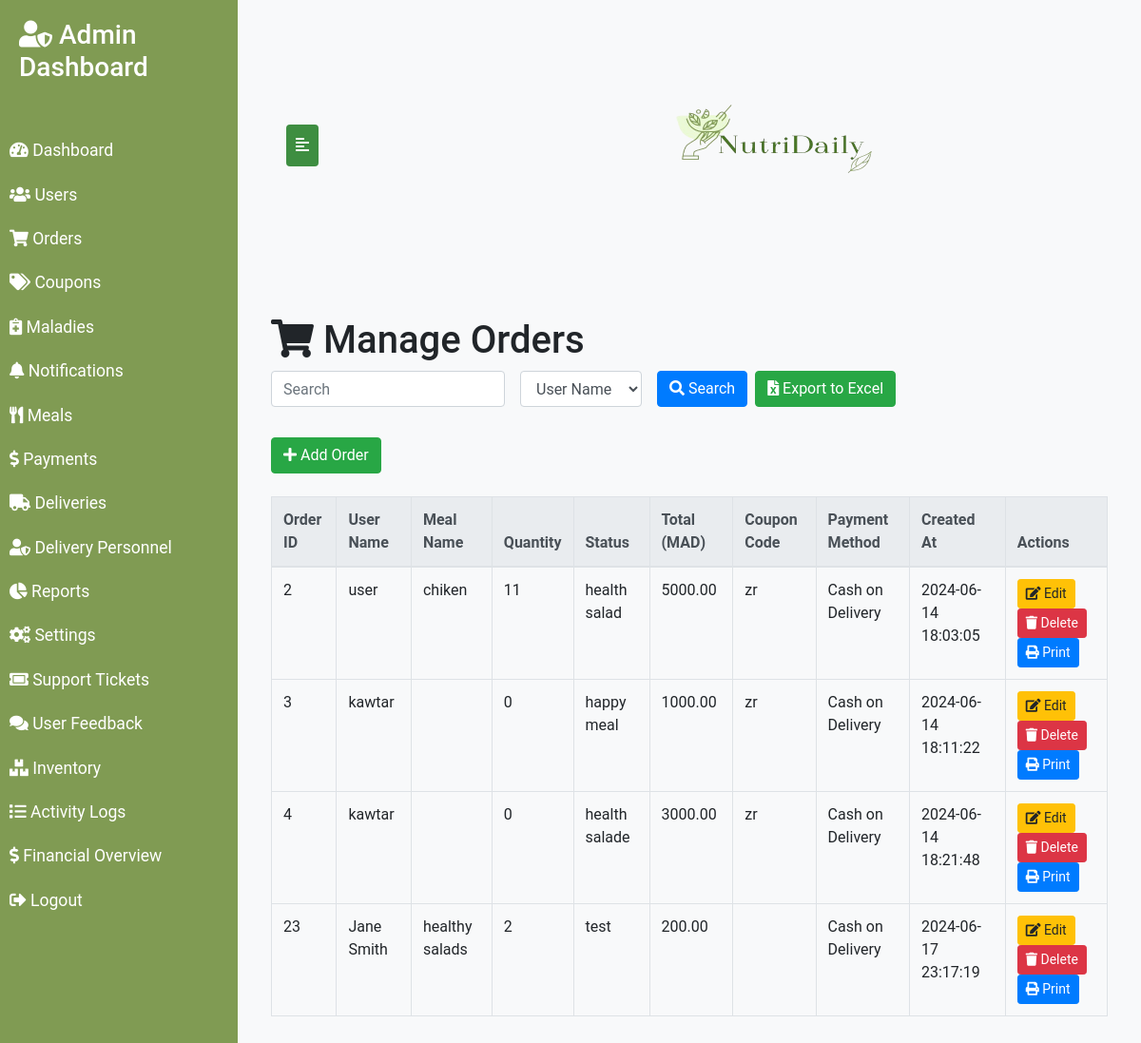
The page /orders.php (signed in) on the database as committed earlier.
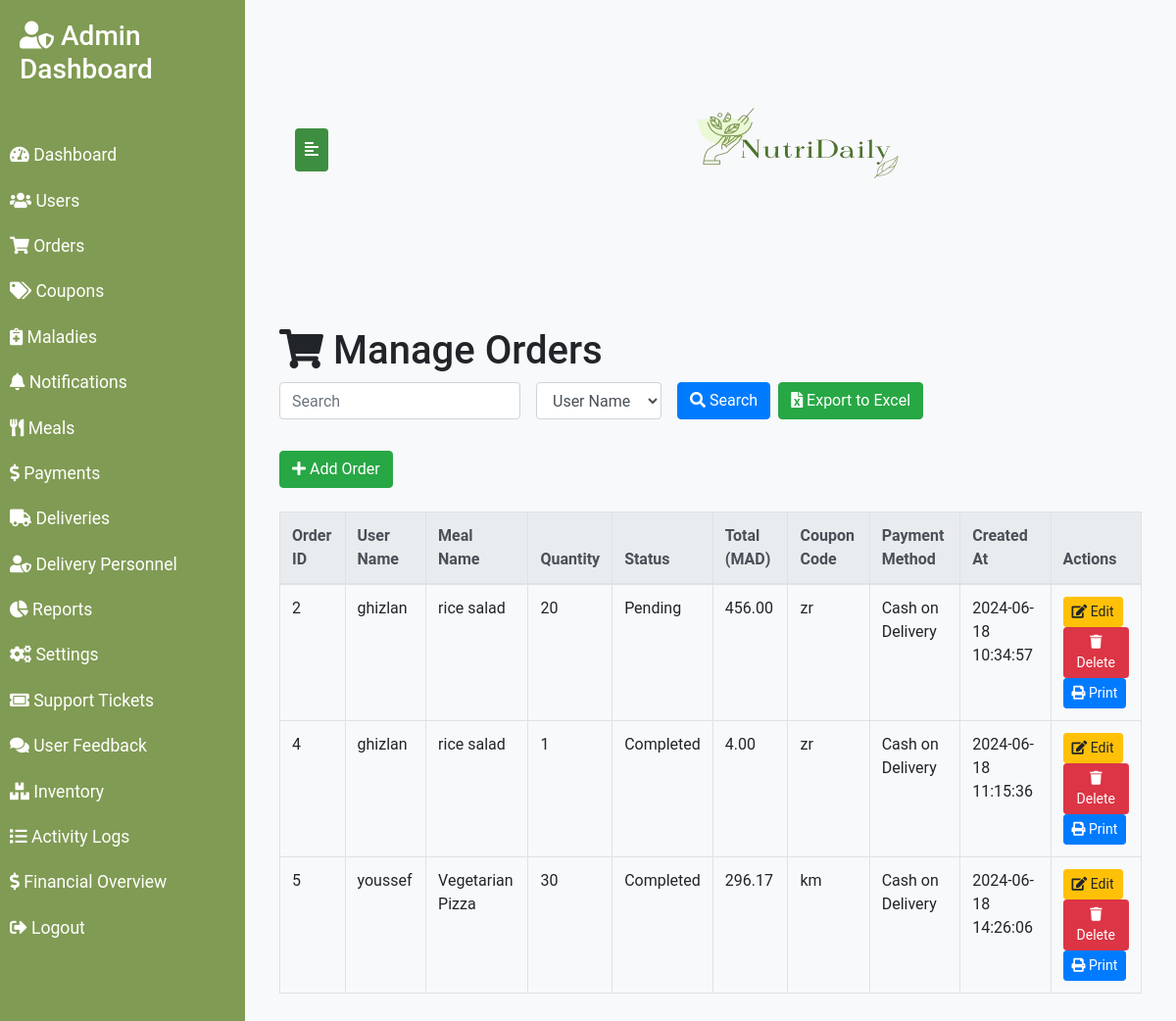
The same page on the database as committed later.
### tables this page shows
CREATE TABLE `orders` (
  `order_id` int(11) NOT NULL,
  `user_id` int(11) DEFAULT NULL,
  `meal_id` int(11) DEFAULT NULL,
  `quantity` int(11) NOT NULL,
  `address_id` int(11) DEFAULT NULL,
  `coupon_id` int(11) DEFAULT NULL,
  `status` varchar(50) DEFAULT NULL,
  `total` decimal(10,2) DEFAULT NULL,
  `created_at` timestamp NOT NULL DEFAULT CURRENT_TIMESTAMP,
  `updated_at` timestamp NOT NULL DEFAULT CURRENT_TIMESTAMP ON UPDATE CURRENT_TIMESTAMP,
  `payment_method` varchar(50) DEFAULT 'Cash on Delivery',
  `discount_amount` decimal(10,2) DEFAULT '0.00',
  `cost` decimal(10,2) NOT NULL DEFAULT '0.00'
);

CREATE TABLE `users` (
  `user_id` int(11) NOT NULL,
  `name` varchar(100) DEFAULT NULL,
  `email` varchar(100) DEFAULT NULL,
  `password` varchar(255) DEFAULT NULL,
  `malady_id` int(11) DEFAULT NULL,
  `address_id` int(11) DEFAULT NULL,
  `phone` varchar(15) DEFAULT NULL,
  `created_at` timestamp NOT NULL DEFAULT CURRENT_TIMESTAMP,
  `updated_at` timestamp NOT NULL DEFAULT CURRENT_TIMESTAMP ON UPDATE CURRENT_TIMESTAMP
);

CREATE TABLE `meals` (
  `meal_id` int(11) NOT NULL,
  `name` varchar(100) DEFAULT NULL,
  `description` text,
  `malady_id` int(11) DEFAULT NULL,
  `price` decimal(10,2) DEFAULT NULL,
  `image` varchar(255) DEFAULT NULL,
  `created_at` timestamp NOT NULL DEFAULT CURRENT_TIMESTAMP,
  `updated_at` timestamp NOT NULL DEFAULT CURRENT_TIMESTAMP ON UPDATE CURRENT_TIMESTAMP,
  `category_id` int(11) DEFAULT NULL,
  `stock` int(11) NOT NULL DEFAULT '0',
  `category` varchar(255) NOT NULL
);

CREATE TABLE `coupons` (
  `coupon_id` int(11) NOT NULL,
  `code` varchar(50) DEFAULT NULL,
  `discount_percentage` decimal(5,2) DEFAULT NULL,
  `expiry_date` date DEFAULT NULL,
  `created_at` timestamp NOT NULL DEFAULT CURRENT_TIMESTAMP,
  `updated_at` timestamp NOT NULL DEFAULT CURRENT_TIMESTAMP ON UPDATE CURRENT_TIMESTAMP
);

### orders.php (the view, shortened to what the changed rows need)
<?php
require 'config/db.php';
$sql = "SELECT orders.*, users.name as user_name, meals.name as meal_name, coupons.code as coupon_code FROM orders LEFT JOIN users ON orders.user_id = users.user_id LEFT JOIN meals ON orders.meal_id = meals.meal_id LEFT JOIN coupons ON orders.coupon_id = coupons.coupon_id";
$result = $conn->query($sql);
?>
<!DOCTYPE html>
<html lang="en">
<head>
    <link rel="stylesheet" href="https://maxcdn.bootstrapcdn.com/bootstrap/4.5.2/css/bootstrap.min.css">
    <link rel="stylesheet" href="https://cdnjs.cloudflare.com/ajax/libs/font-awesome/5.15.4/css/all.min.css">
</head>
<body>
<div class="wrapper">
    <div id="content">
        <div class="container mt-5">
            <h1><i class="fas fa-shopping-cart"></i> Manage Orders</h1>
            <table class="table table-bordered">
                <thead class="thead-light">
                    <tr>
                        <th>Order ID</th>
                        <th>User Name</th>
                        <th>Meal Name</th>
                        <th>Quantity</th>
                        <th>Status</th>
                        <th>Total (MAD)</th>
                        <th>Coupon Code</th>
                        <th>Payment Method</th>
                        <th>Created At</th>
                        <th>Actions</th>
                    </tr>
                </thead>
                <tbody>
                    <?php while ($row = $result->fetch_assoc()): ?>
                        <tr>
                            <td><?php echo $row['order_id']; ?></td>
                            <td><?php echo $row['user_name']; ?></td>
                            <td><?php echo $row['meal_name']; ?></td>
                            <td><?php echo $row['quantity']; ?></td>
                            <td><?php echo $row['status']; ?></td>
                            <td><?php echo $row['total']; ?> </td>
                            <td><?php echo $row['coupon_code']; ?></td>
                            <td><?php echo $row['payment_method']; ?></td>
                            <td><?php echo $row['created_at']; ?></td>
                            <td>
                                <button class="btn btn-sm btn-warning" data-toggle="modal" data-target="#editOrderModal<?php echo $row['order_id']; ?>"><i class="fas fa-edit"></i> Edit</button>
                                <a href="orders.php?delete_order=<?php echo $row['order_id']; ?>" class="btn btn-sm btn-danger" onclick="return confirm('Are you sure you want to delete this order?')"><i class="fas fa-trash"></i> Delete</a>
                                <button class="btn btn-sm btn-primary" onclick="printOrder(<?php echo $row['order_id']; ?>, '<?php echo $row['user_name']; ?>', '<?php echo $row['meal_name']; ?>', '<?php echo $row['quantity']; ?>', '<?php echo $row['status']; ?>', '<?php echo $row['total']; ?> MAD', '<?php echo $row['coupon_code']; ?>', '<?php echo $row['payment_method']; ?>', '<?php echo $row['created_at']; ?>')"><i class="fas fa-print"></i> Print</button>
                            </td>
                        </tr>
                    <?php endwhile; ?>
                </tbody>
            </table>
        </div>
    </div>
</div>
</body>
</html>

Rows that differ between the two databases and show on the page:
removed orders: order_id "3", user.name "kawtar", quantity "0", status "happy meal", total "1000.00", coupon.code "zr", payment_method "Cash on Delivery", created_at "2024-06-14 18:11:22"
removed orders: order_id "23", user.name "Jane Smith", meal.name "healthy salads", quantity "2", status "test", total "200.00", payment_method "Cash on Delivery", created_at "2024-06-17 23:17:19"
changed orders id 2: user.name "user" → "ghizlan"; meal.name "chiken" → "rice salad"; quantity "11" → "20"; status "health salad" → "Pending"; total "5000.00" → "456.00"; created_at "2024-06-14 18:03:05" → "2024-06-18 10:34:57"
changed orders id 4: user.name "kawtar" → "ghizlan"; meal.name (not shown) → "rice salad"; quantity "0" → "1"; status "health salade" → "Completed"; total "3000.00" → "4.00"; created_at "2024-06-14 18:21:48" → "2024-06-18 11:15:36"
added orders: order_id "5", user.name "youssef", meal.name "Vegetarian Pizza", quantity "30", status "Completed", total "296.17", coupon.code "km", payment_method "Cash on Delivery", created_at "2024-06-18 14:26:06"
